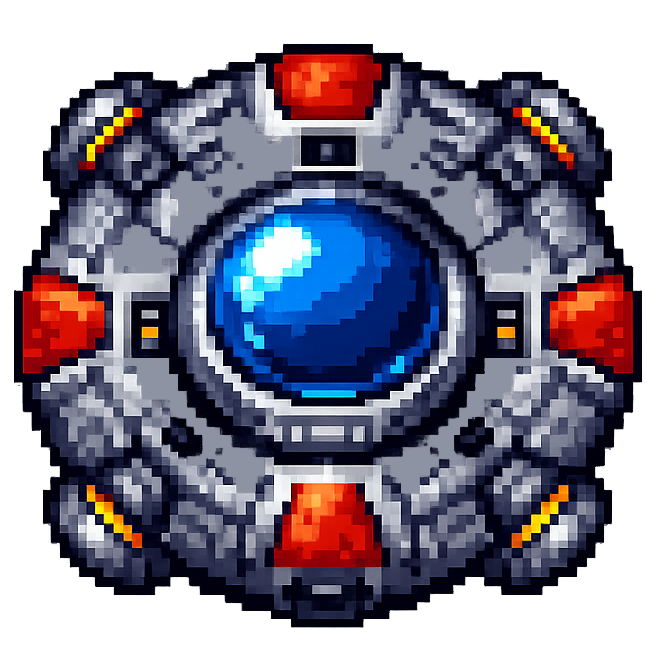
#> input picture images/boss-ship-1.png, 658 x 658 px
$ python create-sprite-sheet.py out.png 100 ../images/boss-ship-1.png
#> lines starting #> are read from the running program, lines starting #| are printed output that depends on the picture
#!/usr/bin/env python3
"""
Create a sprite sheet from a list of images.

Usage:
    python create-sprite-sheet.py <output_base_name> <sprite_size> <image1> <image2> ...

Example:
    python create-sprite-sheet.py my-sprite 96 img1.png img2.png img3.png

This will create: my-sprite-96px-3x1.png (3 columns, 1 row)
"""

import sys
import os
import math
from pathlib import Path
from PIL import Image


def create_sprite_sheet(image_paths, output_base, sprite_size, max_cols=10):
    """
    Create a sprite sheet from a list of images.

    Args:
        image_paths: List of paths to input images
        output_base: Base name for output file (without extension)
        sprite_size: Target size for each sprite (width and height in pixels)
        max_cols: Maximum number of columns before starting a new row (default: 10)

    Returns:
        Path to the created sprite sheet
    """
#> called with output_base = 'out.png', sprite_size = 100, max_cols = 10
    if not image_paths:
        raise ValueError("No images provided")

    # Load and resize all images
    sprites = []
    for img_path in image_paths:
        try:
            img = Image.open(img_path).convert("RGBA")
#> img is the input picture: PIL image 658x658 RGBA; mean R, G, B, A 60.9, 57.1, 72.4, 178.4
            # Resize to target sprite size
            if img.size != (sprite_size, sprite_size):
                img = img.resize((sprite_size, sprite_size), Image.Resampling.LANCZOS)
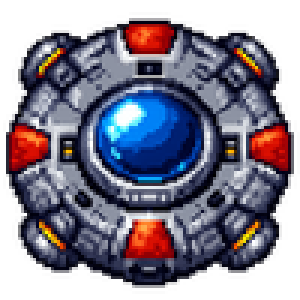
#> img: PIL image 100x100 RGBA (shown 3 times larger); mean R, G, B, A 62.1, 58.3, 73.6, 178.4; transparent parts drawn white
            sprites.append(img)
        except Exception as e:
            print(f"Warning: Could not load {img_path}: {e}")
            continue

    if not sprites:
        raise ValueError("No valid images could be loaded")

    # Calculate grid dimensions
    num_sprites = len(sprites)
#> num_sprites = 1
    cols = min(num_sprites, max_cols)
#> cols = 1
    rows = math.ceil(num_sprites / max_cols)
#> rows = 1

    # Create the sprite sheet
    sheet_width = cols * sprite_size
#> sheet_width = 100
    sheet_height = rows * sprite_size
#> sheet_height = 100
    sprite_sheet = Image.new("RGBA", (sheet_width, sheet_height), (0, 0, 0, 0))
#> sprite_sheet: PIL image 100x100 RGBA; every value is 0

    # Paste sprites into the sheet
    for i, sprite in enumerate(sprites):
        col = i % cols
        row = i // cols
        x = col * sprite_size
        y = row * sprite_size
        sprite_sheet.paste(sprite, (x, y))
#> this loop made 1 pass
#> (col, row, x, y) on pass 1: (0, 0, 0, 0)

    # Generate output filename with format: BASE-PIXELSpx-COLxROW.png
    output_filename = f"{output_base}-{sprite_size}px-{cols}x{rows}.png"
#> output_filename = 'out.png-100px-1x1.png'
    sprite_sheet.save(output_filename)

    print(f"✓ Created sprite sheet: {output_filename}")
#| ✓ Created sprite sheet: out.png-100px-1x1.png
    print(f"  - Grid: {cols} columns × {rows} rows")
#|   - Grid: 1 columns × 1 rows
    print(f"  - Sprites: {num_sprites}")
#|   - Sprites: 1
    print(f"  - Size: {sheet_width}×{sheet_height} pixels")
#|   - Size: 100×100 pixels

    return output_filename


def main():
    if len(sys.argv) < 4:
        print("Usage: python create-sprite-sheet.py <output_base> <sprite_size> <image1> [image2] ...")
        print("\nExample:")
        print("  python create-sprite-sheet.py my-sprite 96 frame1.png frame2.png frame3.png")
        print("\nThis creates: my-sprite-96px-COLxROW.png")
        print("  where COL and ROW are calculated based on the number of images (max 10 columns)")
        sys.exit(1)

    output_base = sys.argv[1]

    try:
        sprite_size = int(sys.argv[2])
        if sprite_size <= 0:
            raise ValueError("Sprite size must be positive")
    except ValueError as e:
        print(f"Error: Invalid sprite size '{sys.argv[2]}': {e}")
        sys.exit(1)

    image_paths = sys.argv[3:]

    # Verify all image files exist
    missing_files = [path for path in image_paths if not os.path.exists(path)]
    if missing_files:
        print("Error: The following files do not exist:")
        for f in missing_files:
            print(f"  - {f}")
        sys.exit(1)

    try:
        create_sprite_sheet(image_paths, output_base, sprite_size)
    except Exception as e:
        print(f"Error: {e}")
        sys.exit(1)


if __name__ == "__main__":
    main()

$ run again, on images/broken-asteroid-2.png
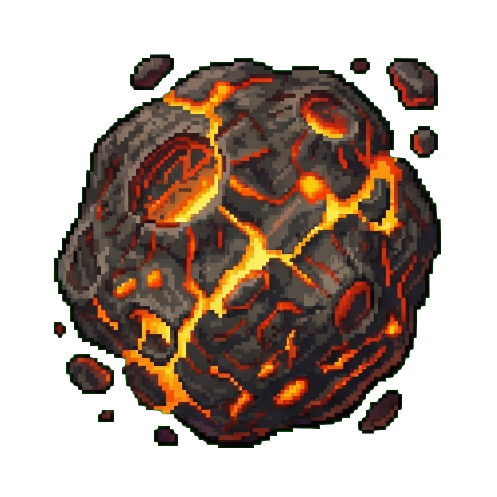
#> input picture images/broken-asteroid-2.png, 994 x 994 px (shown at 1/2 size)
#> in create_sprite_sheet, img is the input picture: PIL image 994x994 RGBA; mean R, G, B, A 45.1, 29.8, 20.4, 121.6
#> in create_sprite_sheet, `img = img.resize((sprite_size, sprite_size), Image.Resampling.LANCZOS)`:
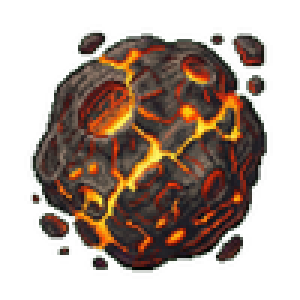
#> img: PIL image 100x100 RGBA (shown 3 times larger); mean R, G, B, A 45.8, 31.6, 20.8, 121.7; transparent parts drawn white
#> num_sprites = 1
#> sheet_width = 100
#> sprite_sheet: PIL image 100x100 RGBA; every value is 0
#> the loop in create_sprite_sheet, `for i, sprite in enumerate(sprites):` made 1 pass
#> (col, row, x, y) on pass 1: (0, 0, 0, 0)
#> output_filename = 'out.png-100px-1x1.png'
#| ✓ Created sprite sheet: out.png-100px-1x1.png
#|   - Grid: 1 columns × 1 rows
#|   - Sprites: 1
#|   - Size: 100×100 pixels

$ run again, on images/broken-asteroid-3.png
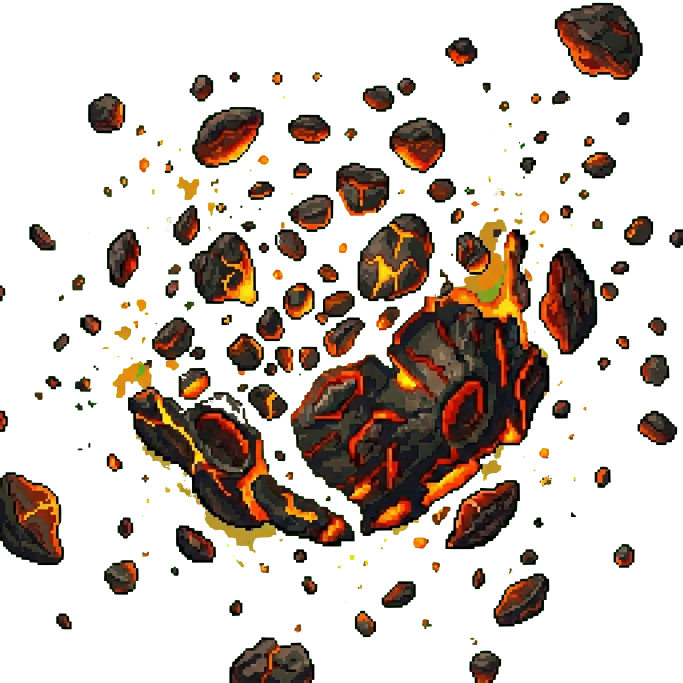
#> input picture images/broken-asteroid-3.png, 2048 x 2048 px (shown at 1/3 size)
#> in create_sprite_sheet, img is the input picture: PIL image 2048x2048 RGBA; mean R, G, B, A 25.1, 15.4, 7.9, 74.3
#> in create_sprite_sheet, `img = img.resize((sprite_size, sprite_size), Image.Resampling.LANCZOS)`:
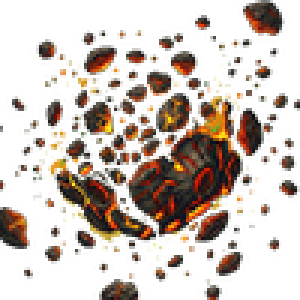
#> img: PIL image 100x100 RGBA (shown 3 times larger); mean R, G, B, A 42.1, 26.8, 10.3, 74.8; transparent parts drawn white
#> num_sprites = 1
#> sheet_width = 100
#> sprite_sheet: PIL image 100x100 RGBA; every value is 0
#> the loop in create_sprite_sheet, `for i, sprite in enumerate(sprites):` made 1 pass
#> (col, row, x, y) on pass 1: (0, 0, 0, 0)
#> output_filename = 'out.png-100px-1x1.png'
#| ✓ Created sprite sheet: out.png-100px-1x1.png
#|   - Grid: 1 columns × 1 rows
#|   - Sprites: 1
#|   - Size: 100×100 pixels

$ run again, on images/fireball.png
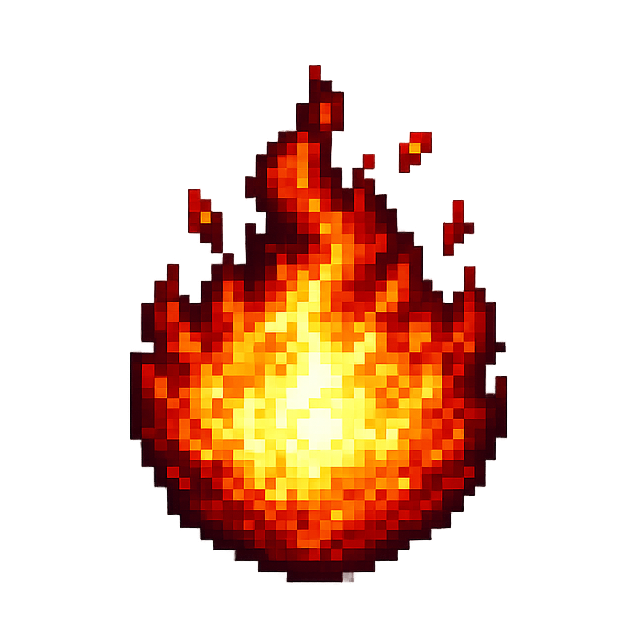
#> input picture images/fireball.png, 631 x 631 px
#> in create_sprite_sheet, img is the input picture: PIL image 631x631 RGBA; mean R, G, B, A 54, 22.3, 6.2, 75.9
#> in create_sprite_sheet, `img = img.resize((sprite_size, sprite_size), Image.Resampling.LANCZOS)`:
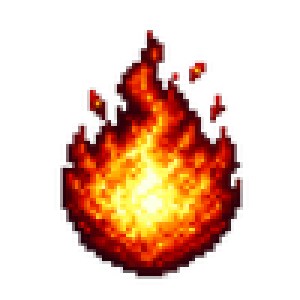
#> img: PIL image 100x100 RGBA (shown 3 times larger); mean R, G, B, A 56.9, 22.3, 6.3, 76; transparent parts drawn white
#> num_sprites = 1
#> sheet_width = 100
#> sprite_sheet: PIL image 100x100 RGBA; every value is 0
#> the loop in create_sprite_sheet, `for i, sprite in enumerate(sprites):` made 1 pass
#> (col, row, x, y) on pass 1: (0, 0, 0, 0)
#> output_filename = 'out.png-100px-1x1.png'
#| ✓ Created sprite sheet: out.png-100px-1x1.png
#|   - Grid: 1 columns × 1 rows
#|   - Sprites: 1
#|   - Size: 100×100 pixels
